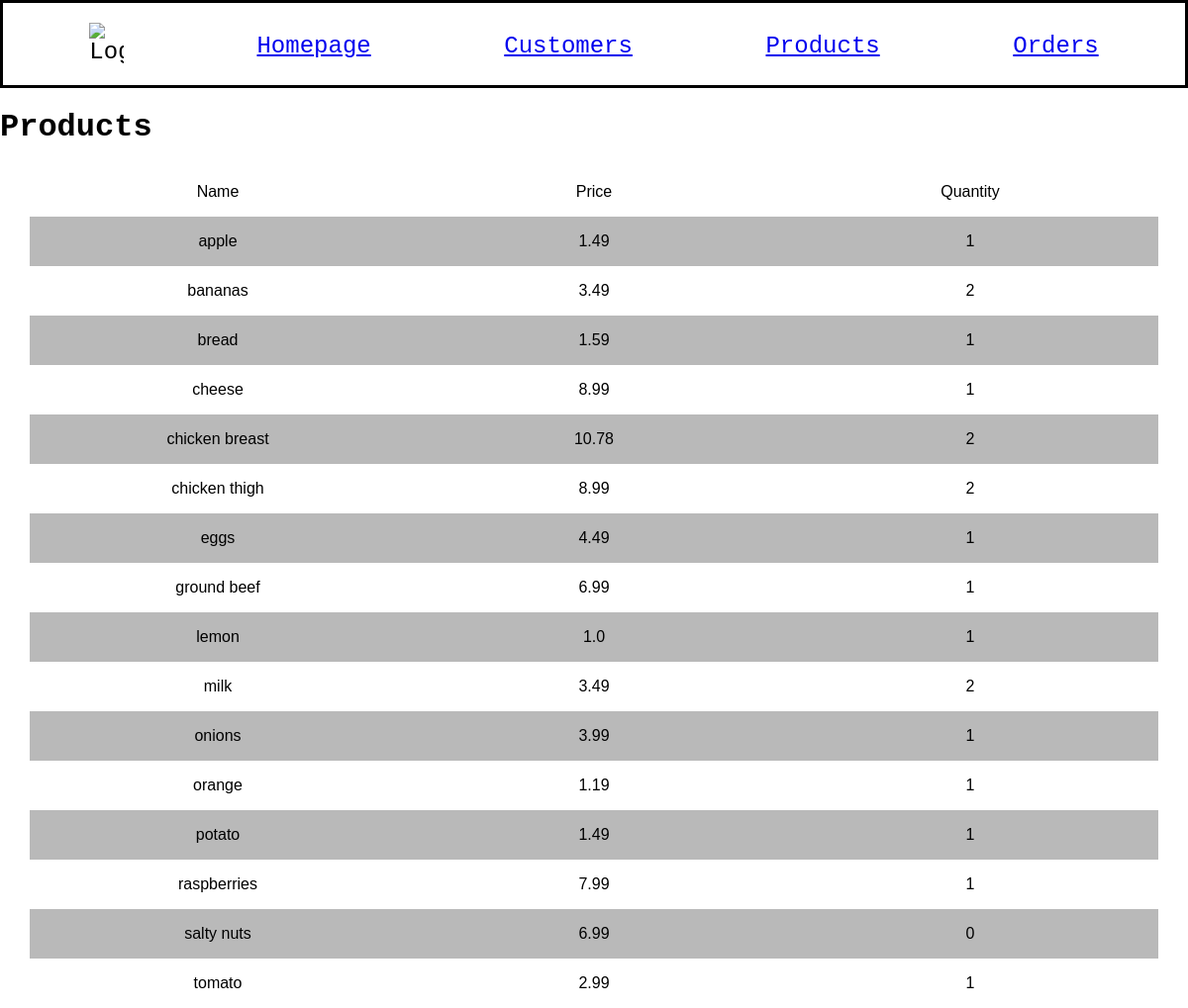
/products, run on an earlier commit of the app's database.
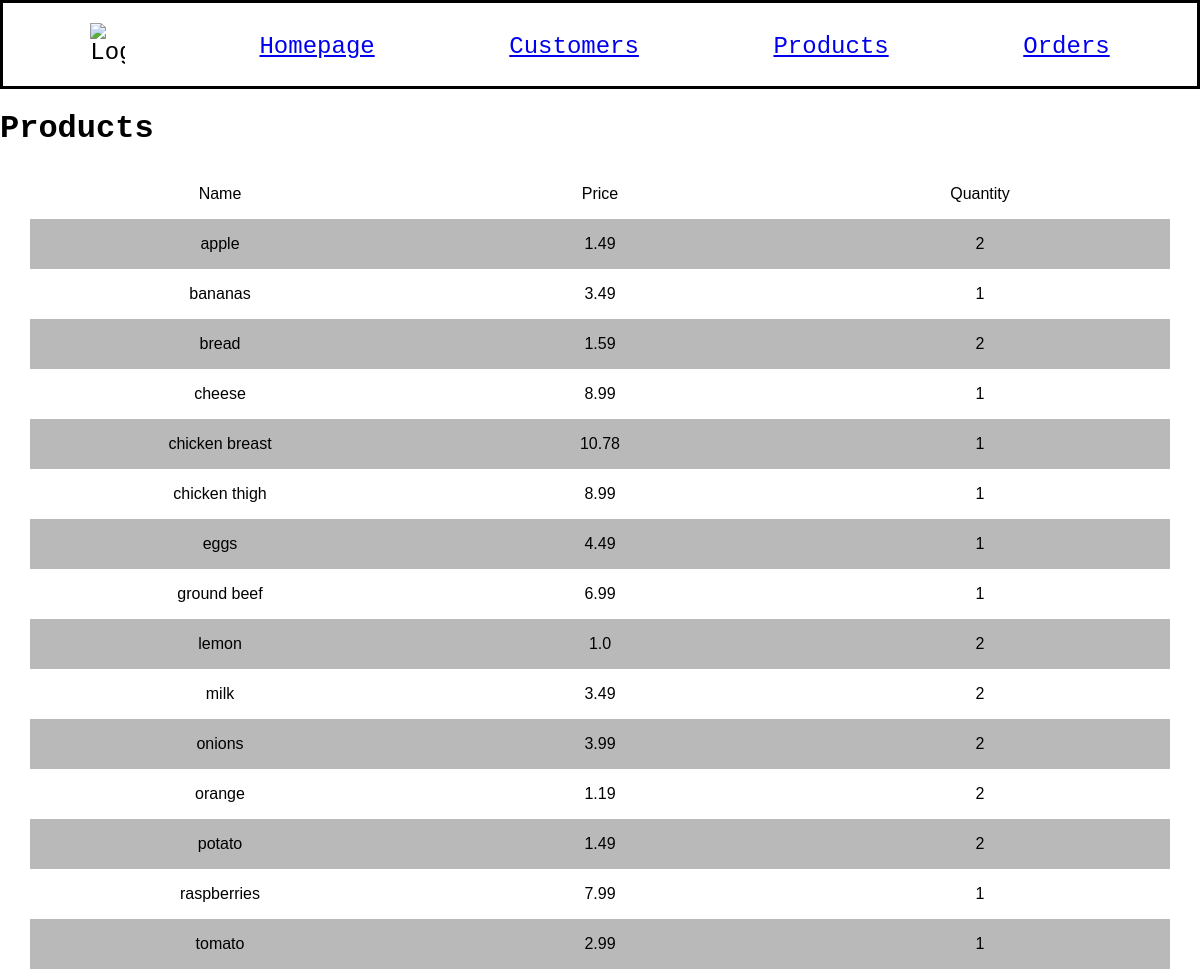
And on a later commit of the database.
### models.py (models this page shows, shortened)
class Product(db.Model):
    id = db.Column(db.Integer, primary_key=True)
    name = db.Column(db.String(200), nullable=False, unique=True)
    price = db.Column(db.Float, nullable=False)
    quantity = db.Column(db.Integer, nullable=False, default=0)
    product_orders = db.relationship('ProductOrder', backref='product_ref')

### app.py (the view)
@app.route("/products")
def products():
    statement = select(Product).order_by(Product.name)
    records = db.session.execute(statement)
    app_data = records.scalars()
    return render_template("products.html", products=app_data)

### templates/products.html
{% extends "base.html" %}
{% block content %}
<h1>Products</h1>
<div class="spreadsheet">
    <div>
        <p>Name</p>
    </div>
    <div>
        <p>Price</p>
    </div>
    <div>
        <p>Quantity</ p>
    </div>
</div>
{% for product in products %}
<div class="spreadsheet">
    <div>
        <p class="names">{{ product.name }}</p>
    </div>
    <div>
        <p class="info">{{ product.price }}</p>
    </div>
    <div>
        <p class="info">{{ product.quantity }}</p>
    </div>
</div>
{% endfor %}
{% endblock %}

### templates/base.html (shortened to what this page needs)
<!doctype html>
<html lang="en">
    <head>
        <link rel="stylesheet" href="{{ url_for('static', filename='style.css') }}">
    </head>
    <body>
        <nav>
            <img src="https://cdn-icons-png.flaticon.com/128/4507/4507860.png" alt="Logo" style="width: 3%;">
            <a href="{{ url_for('home') }}">Homepage</a>
            <a href="{{ url_for('customers') }}">Customers</a>
            <a href="{{ url_for('products') }}">Products</a>
            <a href="{{ url_for('orders') }}">Orders</a>
        </nav>
        {% block content %}{% endblock %}
    </body>
</html>

### static/style.css (style rules this page uses)
body { background-color: rgb(255, 255, 255); margin: 0 auto; font-family: 'Courier New', Courier, monospace; }
.spreadsheet { font-family: Arial, Helvetica, sans-serif; border-collapse: collapse; margin: 0px 30px 0px 30px; display: flex; justify-content: spac e-between; }
.spreadsheet div { flex: 1; display: flex; justify-content: center; align-items: center; }
.spreadsheet:nth-child(even) { background-color: rgb(185, 185, 185); }

What changed in the data, as far as the page shows it:
removed Product: name "salty nuts", price "6.99", quantity "0"
changed Product "apple": quantity "1" → "2"
changed Product "bananas": quantity "2" → "1"
changed Product "bread": quantity "1" → "2"
changed Product "chicken breast": quantity "2" → "1"
changed Product "chicken thigh": quantity "2" → "1"
changed Product "lemon": quantity "1" → "2"
changed Product "onions": quantity "1" → "2"
changed Product "orange": quantity "1" → "2"
changed Product "potato": quantity "1" → "2"
